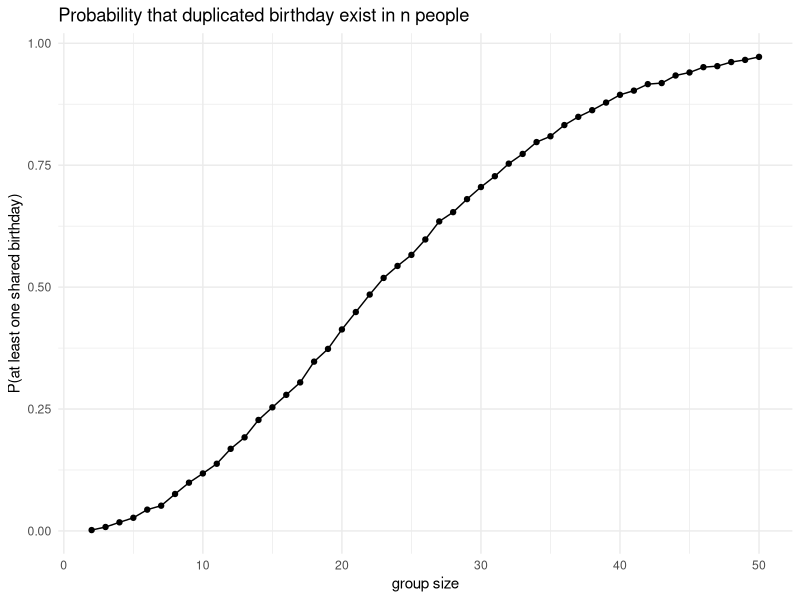

Write R code to recreate this figure.
## ---- chunk 1
library(tidyverse)
library(ggplot2)

knitr::opts_chunk$set(echo = TRUE, message = FALSE, warning = FALSE)
## ---- chunk 2
set.seed(100)

has_duplicate_bday = function(n) {
  bdays = sample(1:365, n, replace = TRUE)
  return(any(duplicated(bdays)))
}
## ---- chunk 3
group_sizes = 2:50
bd_simulation = sapply(group_sizes, function(n) mean(replicate(10000, has_duplicate_bday(n))))
bd_simulation_df = data.frame(n = group_sizes, prob = bd_simulation)
## ---- chunk 4
bd_simulation_df |>
  ggplot(aes(x = n, y = prob)) +
  geom_line() +
  geom_point() +
  labs(
    x = "group size",
    y = "P(at least one shared birthday)",
    title = "Probability that duplicated birthday exist in n people"
  ) +
  theme_minimal()
